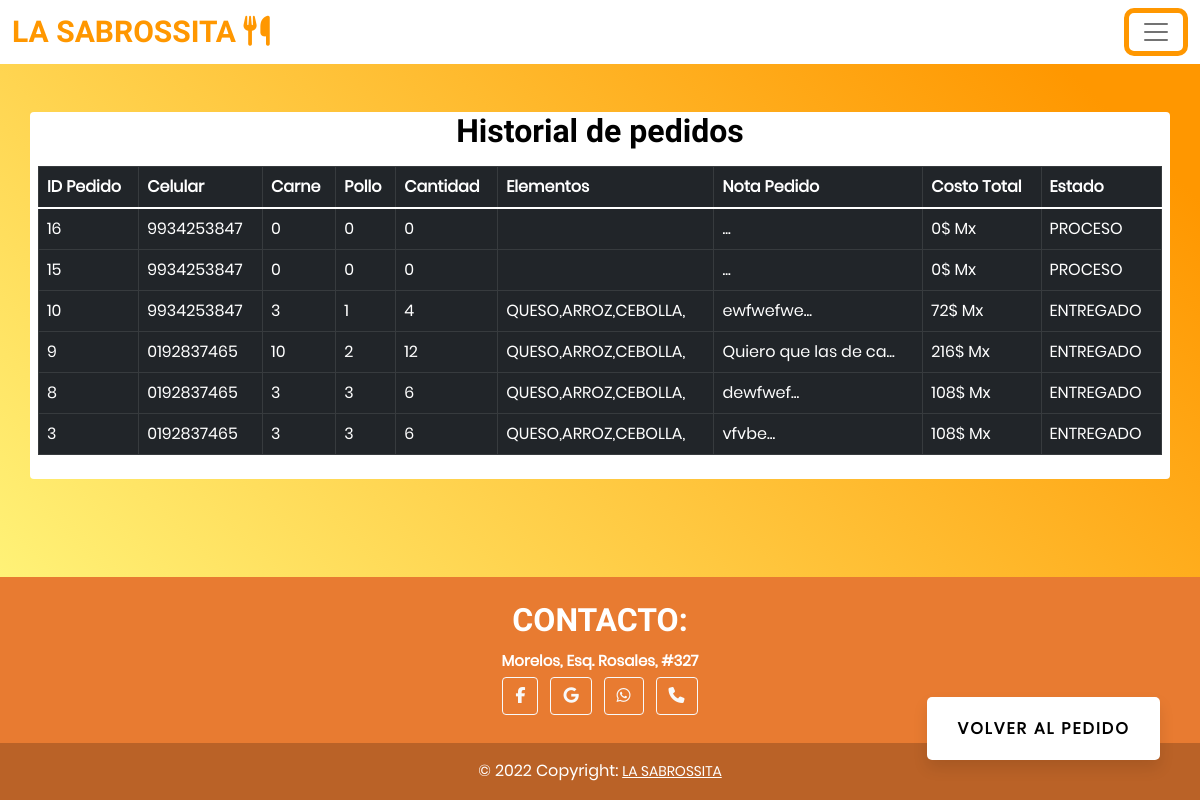
/pedidosC.php (signed in), run on the app's committed database.
### tables this page shows
CREATE TABLE `pedidos` (
  `id` int(11) NOT NULL,
  `id_usuario` int(11) NOT NULL,
  `celular_u` varchar(10) NOT NULL,
  `cantidad` int(100) NOT NULL,
  `carne` int(100) NOT NULL,
  `pollo` int(100) NOT NULL,
  `elementos` varchar(500) NOT NULL,
  `notas` varchar(500) NOT NULL,
  `total` int(255) NOT NULL,
  `proceso` varchar(20) NOT NULL
);

### pedidosC.php (the view, shortened to what this page needs)
<!DOCTYPE html>
<html lang="es">
<head>
<link href="https://cdn.jsdelivr.net/npm/bootstrap@5.1.3/dist/css/bootstrap.min.css" rel="stylesheet">
<link rel="stylesheet" href="css/prod.css">
</head>
<body>
<a href="bienvenida.php" class="btn-flotante">Volver al Pedido</a>
<?php require('rutas/navbar.php'); ?>
<div class="container rounded bg-white  mt-5">
    <h3 style="text-align:center;"  class="h2">Historial de pedidos </h3>
        <div class="row">
            <div class="col-md-12  p-2" >
                <div class="table-responsive">
                    <table class="table table-fixed table-dark table-bordered">
                        <thead>
                            <tr>
                                <th>ID Pedido</th>
                                <th>Celular</th>
                                <th>Carne</th>
                                <th>Pollo</th>
                                <th>Cantidad</th>
                                <th>Elementos</th>
                                <th>Nota Pedido</th>
                                <th>Costo Total</th>
                                <th>Estado</th>
                            </tr>
                        </thead>
                            <tbody>
                                <?php
                                include('php/conexion.php');
                                $id_u =  $_SESSION['Nuser'];
                                $consulta_mysqli = "SELECT * FROM pedidos WHERE id_usuario='$id_u' ORDER BY `id` DESC";
                                $resultado_consulta_mysqli = mysqli_query($conexion, $consulta_mysqli);
                                while($dbpedido = mysqli_fetch_array($resultado_consulta_mysqli)){
                                            $id = $dbpedido["id"];
                                            $celular = $dbpedido["celular_u"];
                                            $carne = $dbpedido["carne"];
                                            $pollo =$dbpedido['pollo'];
                                            $cantidad =$dbpedido['cantidad'];
                                            $elementos = $dbpedido['elementos'];
                                            $nota = $dbpedido['notas'];
                                            $total = $dbpedido['total'];
                                            $proceso = $dbpedido['proceso'];
                                ?>
                                        <tr>
                                            <td><?php echo $id?></td>
                                            <td><?php echo $celular?></td>
                                            <td><?php echo $carne?></td>
                                            <td><?php echo $pollo?></td>
                                            <td><?php echo $cantidad?></td>
                                            <td><?php echo $elementos?></td>
                                            <td><?php echo substr($nota, 0, 20)."..."?></td>
                                            <td><?php echo $total."$ Mx"?></td>
                                            <td><?php echo $proceso?></td>
                                        </tr>
                                <?php } ?>
                                </tbody>
                        </table>
                    </div>
            </div>
        </div>
    </div>
<br><br>
</body>
</html>

### rutas/navbar.php (shortened to what this page needs)
<nav class="navbar navbar-light bg-light  barra" style="background-color:#ffffff  !important; display:block !important;">
<div class="container-fluid">
    <a class="navbar-brand h2 txtlogo" href="#">LA SABROSSITA <i class="fa fa-cutlery" aria-hidden="true"></i> </a>
    <button class="navbar-toggler boton" type="button" data-bs-toggle="offcanvas" data-bs-target="#offcanvasNavbar" aria-controls="offcanvasNavbar">
    <span class="navbar-toggler-icon"></span>
    </button>
</div>
</nav>

### css/prod.css (style rules this page uses)
* { margin: 0px; padding: 0px; box-sizing: border-box; }
p { font-family:'Segoe UI', Tahoma, Geneva, Verdana, sans-serif; font-size: 14px; line-height: 1.7; color: #666666; margin: 0px; }
a { font-family: Poppins-Regular; font-size: 14px; line-height: 1.7; color: #666666; margin: 0px; transition: all 0.4s; -webkit-transition: all 0.4s; -o-transition: all 0.4s; -moz-transition: all 0.4s; }
h1,h2,h3,h4,h5,h6 { margin: 0px; }
p { font-family: Poppins-Regular; font-size: 14px; line-height: 1.7; color: #666666; margin: 0px; }
body, html { font-family: Poppins-Regular, sans-serif; background: #ffff88; background: -moz-linear-gradient(45deg, #ffff88 0%, #ff9700 90%); background: -webkit-linear-gradient(45deg, #ffff88 0%,#ff9700 90%); background: linear-gradient(45deg, #ffff88 0%,#ff9700 90%); filter: progid:DXImageTransform.Microsoft.gradient( startColorstr='#ffff88', endColorstr='#ff9700',GradientType=1 ); margin: 0px !important; min-height: 100vh; }
button { outline: none !important; border: none; background: transparent; }
.txtlogo { font-size:30px; color: #FF9700 !important; margin: 0px; }
.boton { border-radius: 10px; border-width: 5px; border-color: #FF9700 !important; font-size: 20px; }
.h2 { color: #000000; font-weight: bold; font-family: 'Secular One', sans-serif; }
.contacto { font-family: Poppins-Regular; color: #ffffff; font-size: 15px; font-weight: bold; }
.btn-flotante { font-size: 16px; text-transform: uppercase; font-weight: bold; color: #000000; border-radius: 5px; letter-spacing: 2px; background-color: #ffffff; padding: 18px 30px; position: fixed; bottom: 40px; right: 40px; transition: all 300ms ease 0ms; box-shadow: 0px 8px 15px rgba(0, 0, 0, 0.1); z-index: 99; text-decoration: none; }
.footbg { background-color:#E87B31 !important; }

### data on the page
pedidos: id "16", celular_u "9934253847", carne "0", pollo "0", cantidad "0", total "0", proceso "PROCESO"
pedidos: id "15", celular_u "9934253847", carne "0", pollo "0", cantidad "0", total "0", proceso "PROCESO"
pedidos: id "10", celular_u "9934253847", carne "3", pollo "1", cantidad "4", elementos "QUESO,ARROZ,CEBOLLA,", notas "ewfwefwe", total "72", proceso "ENTREGADO"
pedidos: id "9", celular_u "0192837465", carne "10", pollo "2", cantidad "12", elementos "QUESO,ARROZ,CEBOLLA,", notas "Quiero que las de ca", total "216", proceso "ENTREGADO"
pedidos: id "8", celular_u "0192837465", carne "3", pollo "3", cantidad "6", elementos "QUESO,ARROZ,CEBOLLA,", notas "dewfwef", total "108", proceso "ENTREGADO"
pedidos: id "3", celular_u "0192837465", carne "3", pollo "3", cantidad "6", elementos "QUESO,ARROZ,CEBOLLA,", notas "vfvbe", total "108", proceso "ENTREGADO"
